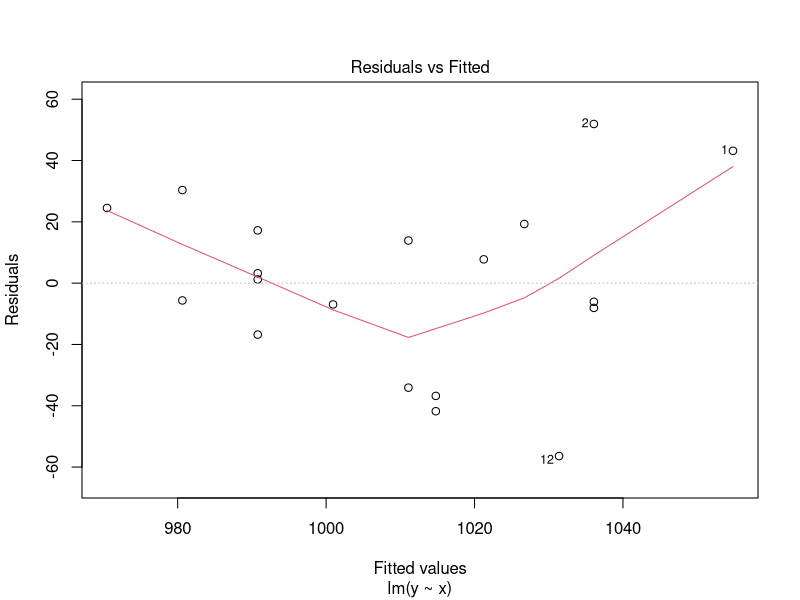
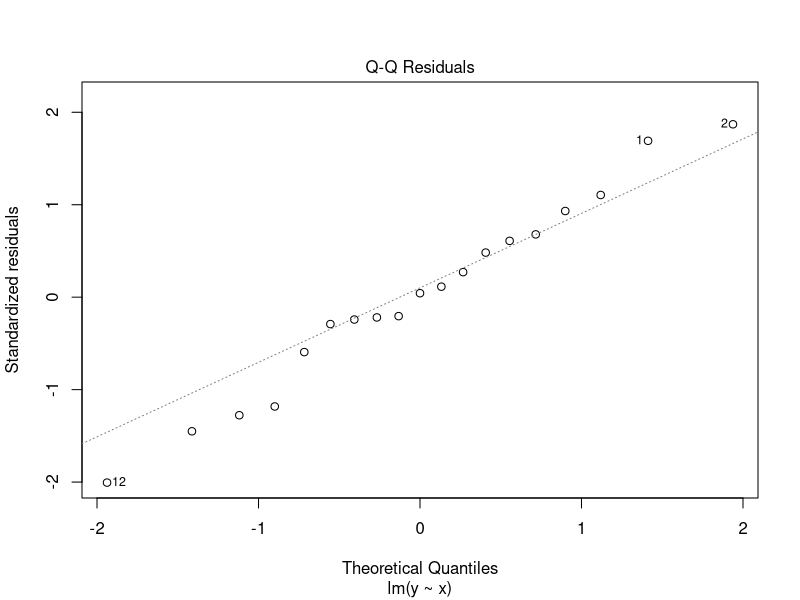
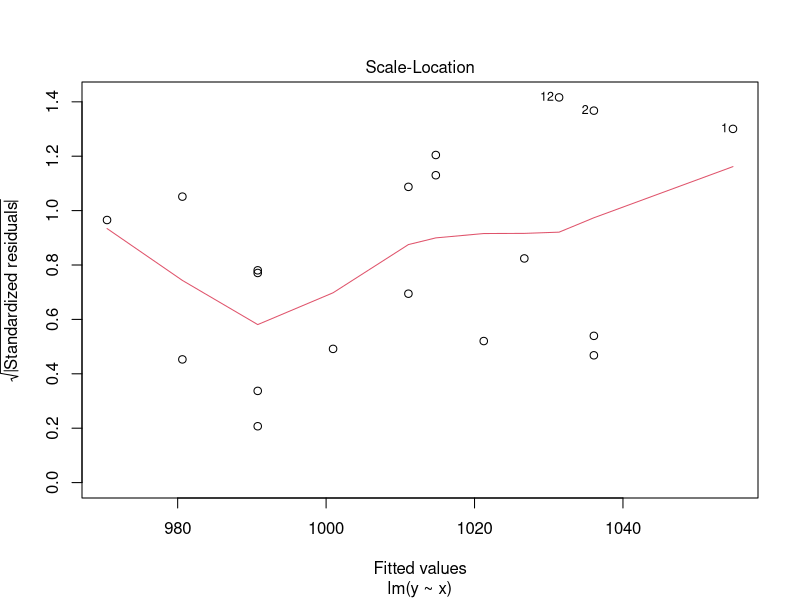
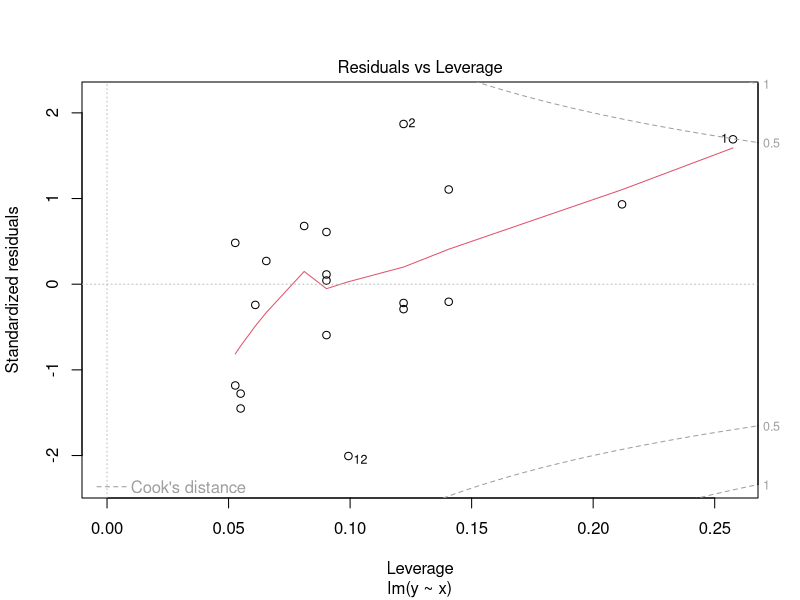
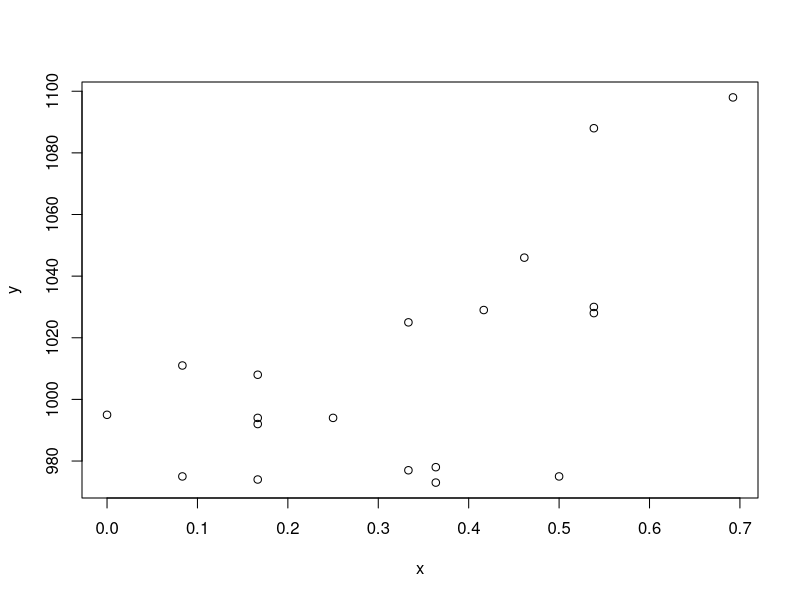
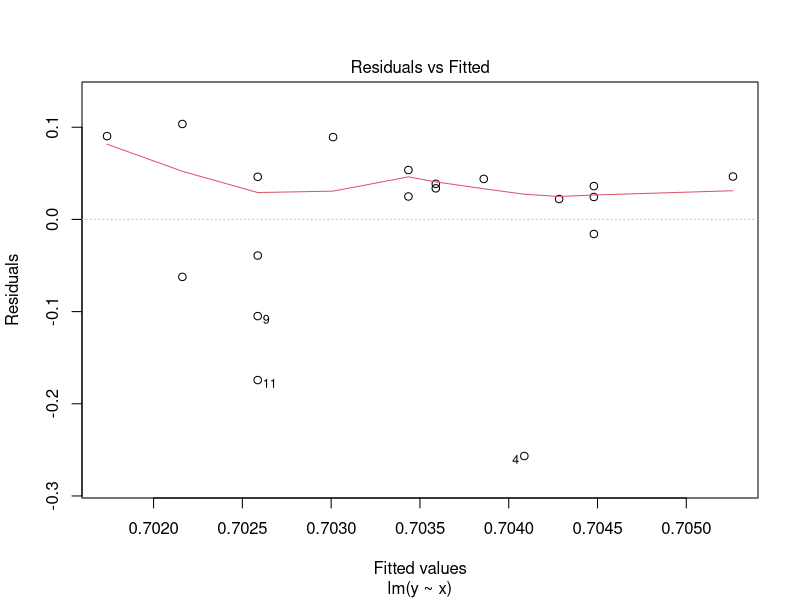
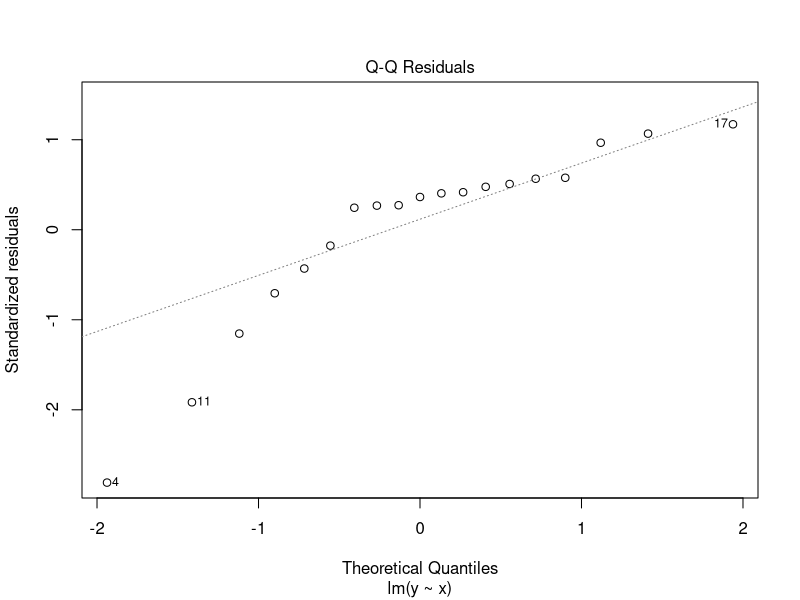
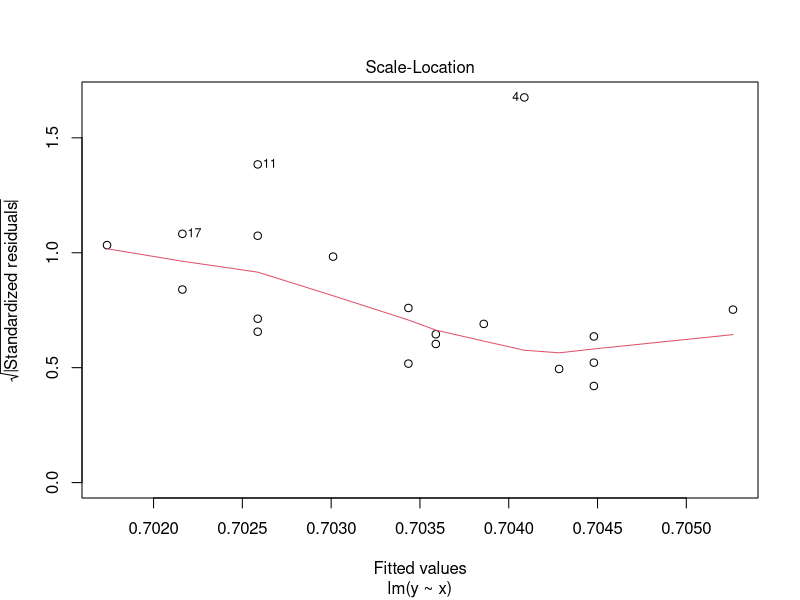

Reproduce these figures in R, in order. (Note: this script raises an error after producing the figures.)
## ---- chunk 1
library(tidyverse)
library(corrplot)
library(car)

df <- read_csv("merged_data.csv")
## ---- chunk 2
# Using Alabama data
data <- df[c(1:21),]

# Using Boston College data
data <- df[c(200:220),]

# Using a Random Team's data
set.seed(24601)
# Find Team ID
team_ids <- unique(df$UNITID)
rand_int <- sample(1:112, 1)
rand_id <- team_ids[rand_int]
# Get Data
data <- subset(df, UNITID == rand_id)
print(data$team[1])
## ---- chunk 3
# Find x
x <- data$won / (data$won + data$lost)
x <- x[1:(length(x)-2)]

# Find y
y <- data$SAT_AVG
y <- y[3:length(y)]

mod <- lm(y ~ x)

# Assumptions
plot(mod)

summary(mod)
plot(x, y)
## ---- chunk 4
# Find x
x <- data$won / (data$won + data$lost)
x <- x[1:(length(x)-2)]

# Find y
y <- data$ADM_RATE
y <- y[3:length(y)]

mod <- lm(y ~ x)

# Assumptions
plot(mod)

summary(mod)
plot(x, y)
## ---- chunk 5

## ---- chunk 6
# Find x
x <- data$won / (data$won + data$lost)
x <- x[1:(length(x)-2)]

# Find y
y <- data$UGDS_WHITE
y <- y[3:length(y)]

mod <- lm(y ~ x)

# Assumptions
plot(mod)

summary(mod)
plot(x, y)
## ---- chunk 7
# Find x
x <- data$won / (data$won + data$lost)
x <- x[1:(length(x)-2)]

# Find y
y <- data$UGDS_HISP
y <- y[3:length(y)]

mod <- lm(y ~ x)

# Assumptions
plot(mod)

summary(mod)
plot(x, y)
## ---- chunk 8
# Find x
x <- data$won / (data$won + data$lost)
x <- x[1:(length(x)-2)]

# Find y
y <- data$UGDS_ASIAN
y <- y[3:length(y)]

mod <- lm(y ~ x)

# Assumptions
plot(mod)

summary(mod)
plot(x, y)
## ---- chunk 9
p_values <- numeric(0)

for (i in 1:83) {
  data <- subset(df_new, UNITID == team_ids[i])
  
  # Find x and y
  x <- data$won / (data$won + data$lost)
  x <- x[1:(length(x)-2)]
  y <- data$SAT_AVG
  y <- y[3:length(y)]
  
  mod <- lm(y ~ x)
  pv <- summary(mod)$coefficients["x", "Pr(>|t|)"]
  p_values <- c(p_values, pv)
}
for (i in 85:112) {
  data <- subset(df_new, UNITID == team_ids[i])
  
  # Find x and y
  x <- data$won / (data$won + data$lost)
  x <- x[1:(length(x)-2)]
  y <- data$SAT_AVG
  y <- y[3:length(y)]
  
  mod <- lm(y ~ x)
  pv <- summary(mod)$coefficients["x", "Pr(>|t|)"]
  p_values <- c(p_values, pv)
}

mean(p_values)
